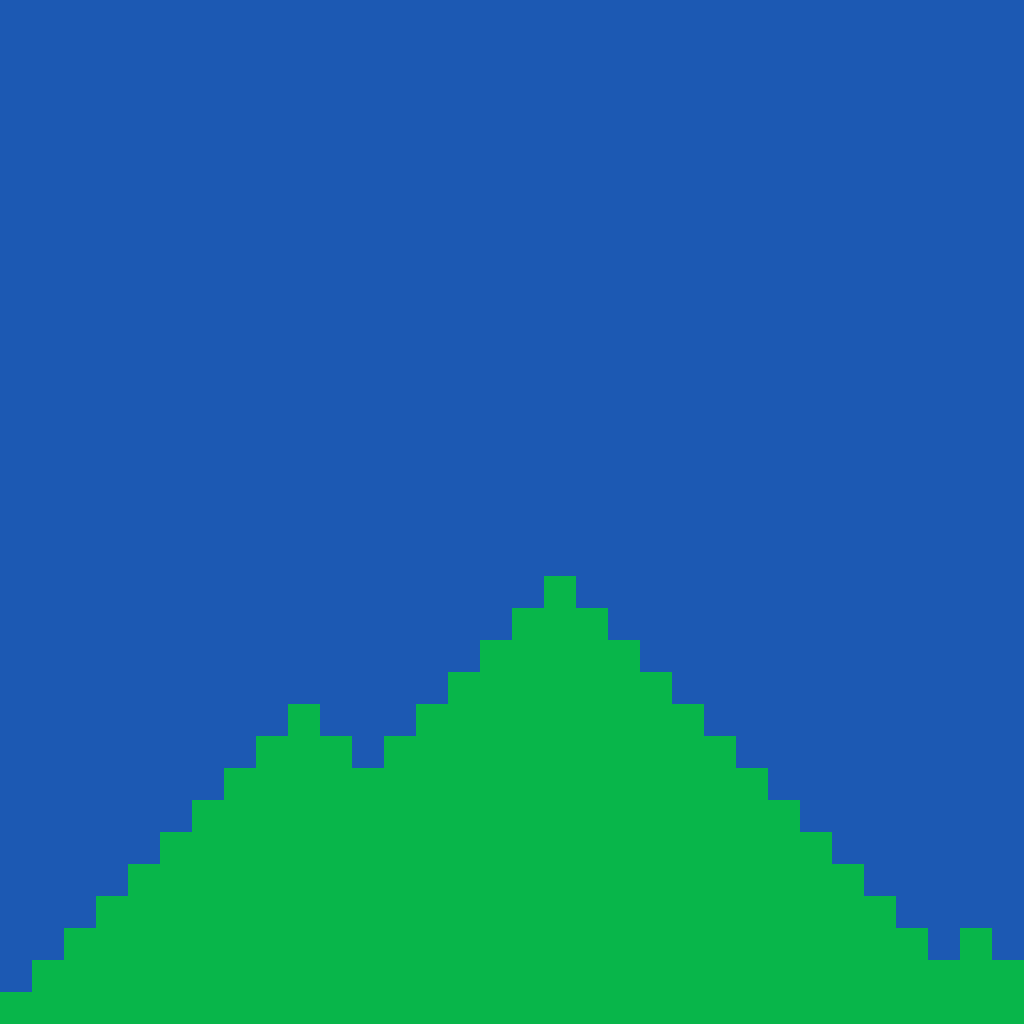

Rendered tile map (Tiled .tmx) drawn with the repository's tilesets; below, a short description and the full map source, tile grids included:
An orthogonal 32x32 tile map with 32x32 px tiles, 1 tile layer (bk) and 6 objects (player).

<map version="1.2" tiledversion="1.2.5" orientation="orthogonal" renderorder="right-down" width="32" height="32" tilewidth="32" tileheight="32" infinite="0" nextlayerid="5" nextobjectid="42">
 <tileset firstgid="1" name="cb" tilewidth="32" tileheight="32" tilecount="4" columns="4">
  <image source="colored_blocks_1x4.png" width="128" height="32" />
 </tileset>
 <layer id="1" name="bk" width="32" height="32">
  <data encoding="csv">
2,2,2,2,2,2,2,2,2,2,2,2,2,2,2,2,2,2,2,2,2,2,2,2,2,2,2,2,2,2,2,2,
2,2,2,2,2,2,2,2,2,2,2,2,2,2,2,2,2,2,2,2,2,2,2,2,2,2,2,2,2,2,2,2,
2,2,2,2,2,2,2,2,2,2,2,2,2,2,2,2,2,2,2,2,2,2,2,2,2,2,2,2,2,2,2,2,
2,2,2,2,2,2,2,2,2,2,2,2,2,2,2,2,2,2,2,2,2,2,2,2,2,2,2,2,2,2,2,2,
2,2,2,2,2,2,2,2,2,2,2,2,2,2,2,2,2,2,2,2,2,2,2,2,2,2,2,2,2,2,2,2,
2,2,2,2,2,2,2,2,2,2,2,2,2,2,2,2,2,2,2,2,2,2,2,2,2,2,2,2,2,2,2,2,
2,2,2,2,2,2,2,2,2,2,2,2,2,2,2,2,2,2,2,2,2,2,2,2,2,2,2,2,2,2,2,2,
2,2,2,2,2,2,2,2,2,2,2,2,2,2,2,2,2,2,2,2,2,2,2,2,2,2,2,2,2,2,2,2,
2,2,2,2,2,2,2,2,2,2,2,2,2,2,2,2,2,2,2,2,2,2,2,2,2,2,2,2,2,2,2,2,
2,2,2,2,2,2,2,2,2,2,2,2,2,2,2,2,2,2,2,2,2,2,2,2,2,2,2,2,2,2,2,2,
2,2,2,2,2,2,2,2,2,2,2,2,2,2,2,2,2,2,2,2,2,2,2,2,2,2,2,2,2,2,2,2,
2,2,2,2,2,2,2,2,2,2,2,2,2,2,2,2,2,2,2,2,2,2,2,2,2,2,2,2,2,2,2,2,
2,2,2,2,2,2,2,2,2,2,2,2,2,2,2,2,2,2,2,2,2,2,2,2,2,2,2,2,2,2,2,2,
2,2,2,2,2,2,2,2,2,2,2,2,2,2,2,2,2,2,2,2,2,2,2,2,2,2,2,2,2,2,2,2,
2,2,2,2,2,2,2,2,2,2,2,2,2,2,2,2,2,2,2,2,2,2,2,2,2,2,2,2,2,2,2,2,
2,2,2,2,2,2,2,2,2,2,2,2,2,2,2,2,2,2,2,2,2,2,2,2,2,2,2,2,2,2,2,2,
2,2,2,2,2,2,2,2,2,2,2,2,2,2,2,2,2,2,2,2,2,2,2,2,2,2,2,2,2,2,2,2,
2,2,2,2,2,2,2,2,2,2,2,2,2,2,2,2,2,2,2,2,2,2,2,2,2,2,2,2,2,2,2,2,
2,2,2,2,2,2,2,2,2,2,2,2,2,2,2,2,2,3,2,2,2,2,2,2,2,2,2,2,2,2,2,2,
2,2,2,2,2,2,2,2,2,2,2,2,2,2,2,2,3,3,3,2,2,2,2,2,2,2,2,2,2,2,2,2,
2,2,2,2,2,2,2,2,2,2,2,2,2,2,2,3,3,3,3,3,2,2,2,2,2,2,2,2,2,2,2,2,
2,2,2,2,2,2,2,2,2,2,2,2,2,2,3,3,3,3,3,3,3,2,2,2,2,2,2,2,2,2,2,2,
2,2,2,2,2,2,2,2,2,3,2,2,2,3,3,3,3,3,3,3,3,3,2,2,2,2,2,2,2,2,2,2,
2,2,2,2,2,2,2,2,3,3,3,2,3,3,3,3,3,3,3,3,3,3,3,2,2,2,2,2,2,2,2,2,
2,2,2,2,2,2,2,3,3,3,3,3,3,3,3,3,3,3,3,3,3,3,3,3,2,2,2,2,2,2,2,2,
2,2,2,2,2,2,3,3,3,3,3,3,3,3,3,3,3,3,3,3,3,3,3,3,3,2,2,2,2,2,2,2,
2,2,2,2,2,3,3,3,3,3,3,3,3,3,3,3,3,3,3,3,3,3,3,3,3,3,2,2,2,2,2,2,
2,2,2,2,3,3,3,3,3,3,3,3,3,3,3,3,3,3,3,3,3,3,3,3,3,3,3,2,2,2,2,2,
2,2,2,3,3,3,3,3,3,3,3,3,3,3,3,3,3,3,3,3,3,3,3,3,3,3,3,3,2,2,2,2,
2,2,3,3,3,3,3,3,3,3,3,3,3,3,3,3,3,3,3,3,3,3,3,3,3,3,3,3,3,2,3,2,
2,3,3,3,3,3,3,3,3,3,3,3,3,3,3,3,3,3,3,3,3,3,3,3,3,3,3,3,3,3,3,3,
3,3,3,3,3,3,3,3,3,3,3,3,3,3,3,3,3,3,3,3,3,3,3,3,3,3,3,3,3,3,3,3
</data>
 </layer>
 <objectgroup id="4" name="bouncers">
  <properties>
   <property name="bodyType" value="static" />
  </properties>
  <object id="30" gid="1" x="0" y="1024" width="1024" height="32">
   <properties>
    <property name="bodyType" value="static" />
    <property name="friction" value="1.0" />
   </properties>
  </object>
  <object id="31" gid="1" x="0" y="32" width="1024" height="32">
   <properties>
    <property name="bodyType" value="static" />
    <property name="friction" value="1.0" />
   </properties>
  </object>
  <object id="32" gid="1" x="416" y="512" width="160" height="32">
   <properties>
    <property name="bodyType" value="static" />
    <property name="friction" value="1.0" />
   </properties>
  </object>
  <object id="33" gid="1" x="-96" y="992" width="128" height="960">
   <properties>
    <property name="bodyType" value="static" />
    <property name="friction" value="1.0" />
   </properties>
  </object>
  <object id="34" gid="1" x="992" y="992" width="128" height="960">
   <properties>
    <property name="bodyType" value="static" />
    <property name="friction" value="1.0" />
   </properties>
  </object>
 </objectgroup>
 <objectgroup id="3" name="Object Layer 1" visible="0">
  <object id="1" name="player" type="player" gid="4" x="480" y="448" width="32" height="32" />
 </objectgroup>
</map>
